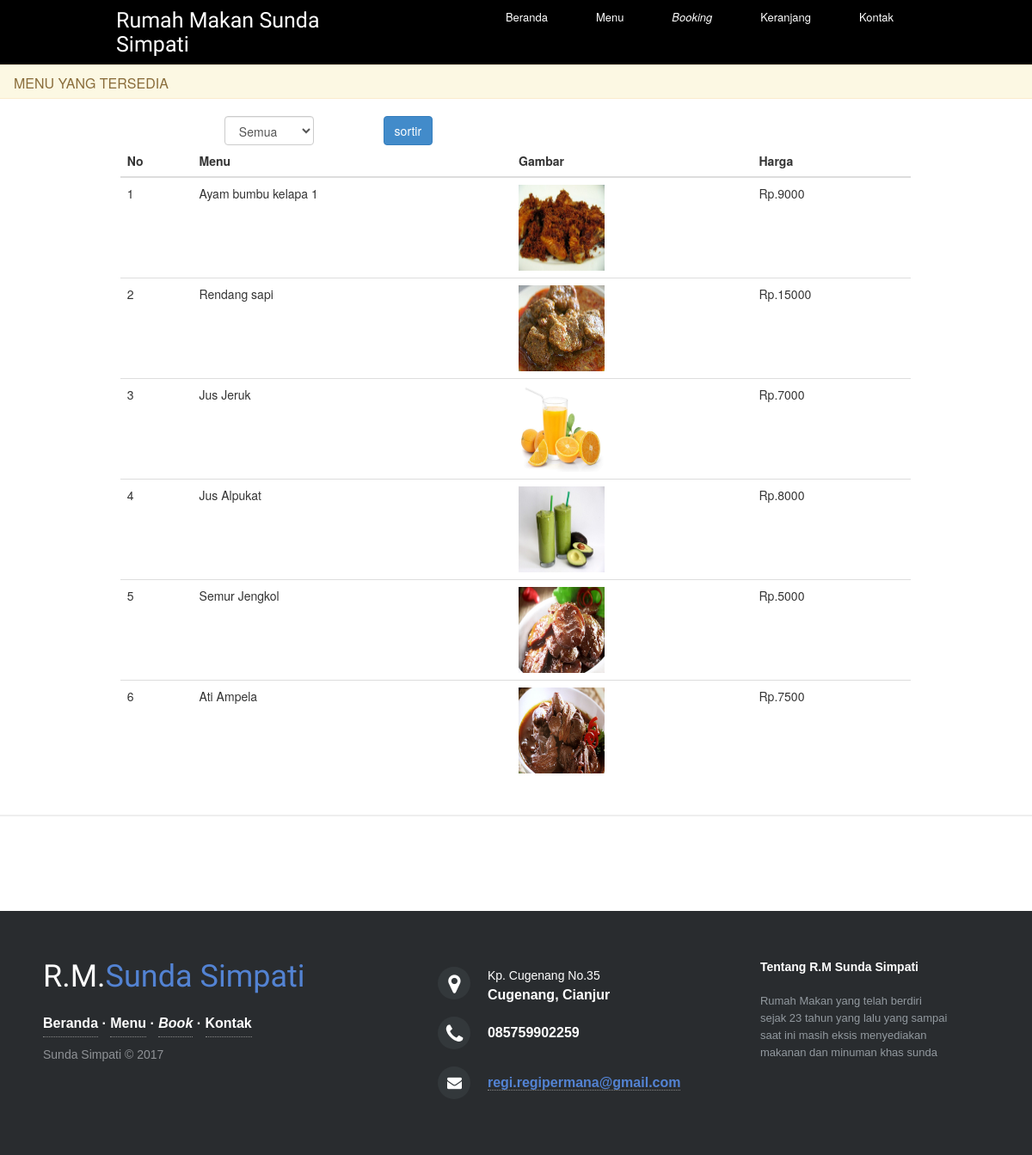
The app's page /index.php/menuh with its own data.
### tables this page shows
CREATE TABLE `menu` (
  `id_menu` int(11) NOT NULL,
  `nama_menu` varchar(80) NOT NULL,
  `gambar` varchar(150) NOT NULL,
  `jenis` varchar(200) NOT NULL,
  `harga_menu` varchar(90) NOT NULL,
  `deskripsi` varchar(300) NOT NULL
);

### application/controllers/menuh.php (called while the page is built, shortened)
<?php
class Menuh extends CI_Controller {
	function __construct()
	{
		$this->load->model('m_menu');
	}
	public function index()
	{
        $data['menu'] = $this->m_menu->select();
		$this->load->view('headerhome');
		$this->load->view('navhome');
		$this->load->view('v_menuh', $data);
		$this->load->view('footerhome');
	}
}

### index.php (called while the page is built, shortened)
<?php
require_once BASEPATH.'core/CodeIgniter.php';

### application/models/m_menu.php (called while the page is built, shortened)
<?php
class M_menu extends CI_Model {
	function __construct()
	{
		$this->table = "menu";
	}
	function select($where = null)
	{
		$query = $this->db->get($this->table);
		return $query->result_array();
	}
}

### application/views/v_menuh.php (the view, shortened to what this page needs)
<div class="row">
		<div class="panel-warning">
		  	<div class="content-box-header panel-heading">
	  			<div class="panel-title">MENU YANG TERSEDIA</div>
		  	</div>
		  	<div class="content-box-large box-with-header">
		  		<div class="container">
		  			<form method="post" action="<?php echo base_url() ?>menuh/filterisasi">
		  			<table border="0" align="center">
						<tr>
							<td class="col-md-3"></td>
							<td align="right">
								<select name="filter" class="form-control">
									<option value="makanan dan minuman">Semua</option>
								</select>
							</td>
							<td class="col-md-2"></td>
							<td align="left">
								<input type="submit" class="btn btn-primary" value="sortir"></button></a>
							</td>
							<td class="col-md-3"></td>
						</tr>
					</table>
					</form>
				<?php
					if (count($menu)==0) {
				echo "Tidak ada data<br><br><br>";
				}else{
				?>
				<table class="table table-hover">
					<thead>
						<tr>
							<th>No</th>
							<th>Menu</th>
							<th>Gambar</th>
							<th>Harga</th>
						</tr>
					</thead>
					<tbody>
					<?php
						$i = 1;
						foreach ($menu as $key => $value) {
					?>
						<tr>
							<td><?php echo $i;?></td>
							<td><?php echo $value['nama_menu'];?></td>
							<td><img src="<?php echo $value['gambar'];?>" height="100px" width="100px"></td>
							<td>Rp.<?php echo $value['harga_menu'];?></td>
					</tr>
					<?php
					$i++;
						}
					}
					?>
					</tbody>
				</table>
			</div>
		</div>
	</div>
</div>

### application/views/headerhome.php (shortened to what this page needs)
<!DOCTYPE html>
<html>
<head>
	 <link rel="stylesheet" type="text/css" href="<?php echo base_url() ?>assets/css/style.css">
	<link rel="stylesheet" type="text/css" href="<?php echo base_url() ?>assets/css/styles.css">
	<link rel="stylesheet" type="text/css" href="<?php echo base_url() ?>assets/css/bootstrap.min.css">
	<link rel="stylesheet" type="text/css" href="<?php echo base_url() ?>assets/css/bootstrap.css">
	<link rel="stylesheet" type="text/css" href="<?php echo base_url() ?>assets/css/random.css">
	<link rel="stylesheet" type="text/css" href="<?php echo base_url()?>assets/css/footer-distributed-with-address-and-phones.css">
	<link rel="stylesheet" type="text/css" href="http://maxcdn.bootstrapcdn.com/font-awesome/4.2.0/css/font-awesome.min.css">
</head>
<body>

### application/views/navhome.php (shortened to what this page needs)
<header class="clearfix">
    <div class="container">
            <div class="header-left">
                <h4 style="font-family:'Cookie';font-size:25px">Rumah Makan Sunda Simpati</h4>
            </div>
            <div class="header-right">
                <nav>
                    <a href="<?php echo base_url()?>home">Beranda</a>
                    <a href="<?php echo base_url()?>shopping">Menu</a>
                    <a href="<?php echo base_url()?>booking"><i>Booking</i></a>
                    <a href="<?php echo base_url()?>shopping/show_cart">Keranjang</a>
                    <a href="<?php echo base_url()?>contact">Kontak</a>
                </nav>
            </div>
        </div>
    </header>

### application/views/footerhome.php (shortened to what this page needs)
<footer class="footer-distributed">
			<div class="footer-left">
				<h3>R.M.<span>Sunda Simpati</span></h3>
				<p class="footer-links">
					<a href="<?php echo base_url()?>home">Beranda</a>
					·
					<a href="<?php echo base_url()?>menu">Menu</a>
					·
					<a href="<?php echo base_url()?>book"><i>Book</i></a>
					·
					<a href="<?php echo base_url()?>contact">Kontak</a>
				</p>
				<p class="footer-company-name">Sunda Simpati &copy; 2017</p>
			</div>
			<div class="footer-center">
				<div>
					<i class="fa fa-map-marker"></i>
					<p><span>Kp. Cugenang No.35</span> Cugenang, Cianjur</p>
				</div>
				<div>
					<i class="fa fa-phone"></i>
					<p>085759902259</p>
				</div>
				<div>
					<i class="fa fa-envelope"></i>
					<p><a href="mailto:regi.regipermana@gmail.com">regi.regipermana@gmail.com</a></p>
				</div>
			</div>
			<div class="footer-right">
				<p class="footer-company-about">
					<span>Tentang R.M Sunda Simpati</span>
					Rumah Makan yang telah berdiri sejak 23 tahun yang lalu yang sampai saat ini masih eksis menyediakan makanan dan minuman khas sunda
				</p>
			</div>
		</footer>
</body>
</html>

### assets/css/style.css (style rules this page uses)
body { background-color:#E0E0E0; margin:0 auto; font-family: 'Raleway', sans-serif; }
tr { background: white; }
tr { bgcolor:#FFFFFF; }

### assets/css/styles.css (style rules this page uses)
body { font-family: 'Open Sans', sans-serif; background-color: #f7f7f7; position: relative; margin: 0px; font-size: 12px; padding: 0px; }
footer { background-color:#2c3742; box-shadow:inset 0px 0px 3px #111; color:#fff; font-size:14px; line-height:25px; padding:10px 0px 10px 0px; bottom: 0px; }
footer a { color:#eee; text-decoration:none; border-bottom:1px dotted #888; }
.content-box, .content-box-large { margin-bottom:30px; background:#fff; border-radius:10px; padding:10px; border-left:1px solid #eee; border-top:1px solid #eee; border-right:2px solid #eee; border-bottom:2px solid #eee; }
.content-box-large { padding: 20px; }
.box-with-header { border-top: none; border-top-left-radius:0px; border-top-right-radius:0px; }
.content-box-header { min-height: 40px; font-size: 16px; background:#f5f5f5; border-top-left-radius:5px; border-top-right-radius:5px; padding:10px; border-left:1px solid #eee; border-top:1px solid #eee; border-right:2px solid #eee; }
.content-box-header:after { clear:both; }
body { background-color: #eff0f3; }
.panel-heading>.panel-title, .content-box-header .panel-title { float: left; padding: 10px 15px; padding-top: 0px; }

### assets/css/random.css (style rules this page uses)
* { margin: 0; padding: 0; outline: none; border: none; -webkit-box-sizing: border-box; }
*:before, *:after { -webkit-box-sizing: border-box; }
.clearfix { *zoom: 1; }
html { font-family: Helvetica, arial, sans-serif; font-size: 12px; }
body { background: url('brushed_alu.png'); }
.clearfix:before, .clearfix:after { display: table; line-height: 0; content: ""; }
.clearfix:after { clear: both; }
.container { width: 80%; margin: 0 auto; }
header { width: 100%; height: auto; background: black; }
.header-left, .header-right { position: relative; color: white; float: left; }
.header-left { width: 30%; }
.header-right { width: 70%; text-align: right; }
a { text-decoration: none; color: white; }
nav>a { position: relative; display: inline-block; font-size: 13px; line-height: 40px; padding: 0 2em; -webkit-transition: all .3s ease; }

### assets/css/footer-distributed-with-address-and-phones.css (style rules this page uses)
.footer-distributed { background-color: #292c2f; box-shadow: 0 1px 1px 0 rgba(0, 0, 0, 0.12); box-sizing: border-box; width: 100%; text-align: left; font: bold 16px sans-serif; padding: 55px 50px; margin-top: 80px; }
.footer-distributed .footer-left, .footer-distributed .footer-center, .footer-distributed .footer-right { display: inline-block; vertical-align: top; }
.footer-distributed .footer-left { width: 40%; }
.footer-distributed h3 { color: #ffffff; font: normal 36px 'Cookie', cursive; margin: 0; }
.footer-distributed h3 span { color: #5383d3; }
.footer-distributed .footer-links { color: #ffffff; margin: 20px 0 12px; padding: 0; }
.footer-distributed .footer-links a { display:inline-block; line-height: 1.8; text-decoration: none; color: inherit; }
.footer-distributed .footer-company-name { color: #8f9296; font-size: 14px; font-weight: normal; margin: 0; }
.footer-distributed .footer-center { width: 35%; }
.footer-distributed .footer-center i { background-color: #33383b; color: #ffffff; font-size: 25px; width: 38px; height: 38px; border-radius: 50%; text-align: center; line-height: 42px; margin: 10px 15px; vertical-align: middle; }
.footer-distributed .footer-center i.fa-envelope { font-size: 17px; line-height: 38px; }
.footer-distributed .footer-center p { display: inline-block; color: #ffffff; vertical-align: middle; margin:0; }
.footer-distributed .footer-center p span { display:block; font-weight: normal; font-size:14px; line-height:2; }
.footer-distributed .footer-center p a { color: #5383d3; text-decoration: none;; }
.footer-distributed .footer-right { width: 20%; }
.footer-distributed .footer-company-about { line-height: 20px; color: #92999f; font-size: 13px; font-weight: normal; margin: 0; }
.footer-distributed .footer-company-about span { display: block; color: #ffffff; font-size: 14px; font-weight: bold; margin-bottom: 20px; }

### records on screen
menu: nama_menu "Ayam bumbu kelapa 1", gambar (picture), harga_menu "9000"
menu: nama_menu "Rendang sapi", gambar (picture), harga_menu "15000"
menu: nama_menu "Jus Jeruk", gambar (picture), harga_menu "7000"
menu: nama_menu "Jus Alpukat", gambar (picture), harga_menu "8000"
menu: nama_menu "Semur Jengkol", gambar (picture), harga_menu "5000"
menu: nama_menu "Ati Ampela", gambar (picture), harga_menu "7500"
